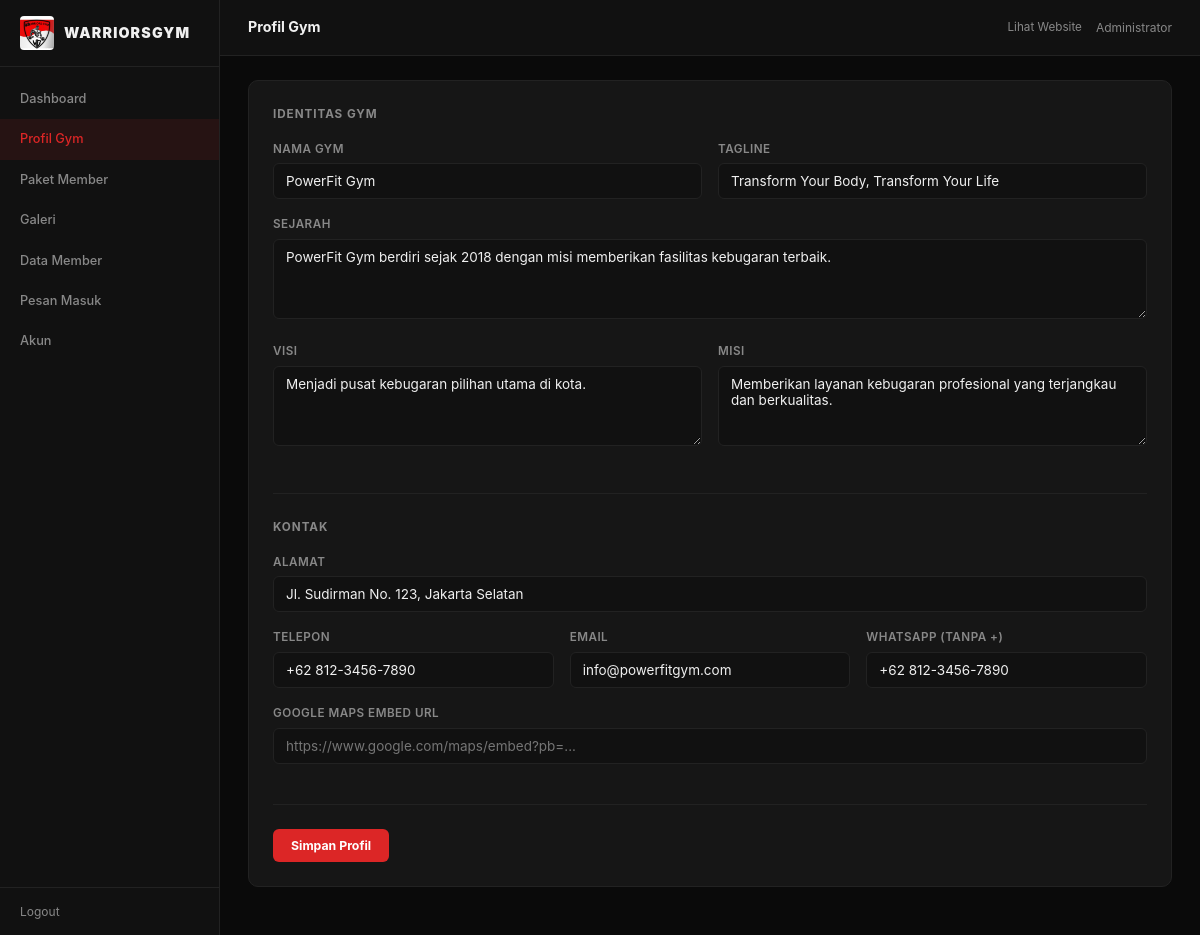
Screenshot of /admin/pages/profil.php (signed in) with the database file from the repository.
### tables this page shows
CREATE TABLE IF NOT EXISTS gym_profile (
    id          INT UNSIGNED     AUTO_INCREMENT PRIMARY KEY,
    gym_name    VARCHAR(150)     NOT NULL,
    tagline     VARCHAR(255),
    history     TEXT                                       COMMENT 'Sejarah singkat gym',
    vision      TEXT,
    mission     TEXT,
    address     VARCHAR(255),
    phone       VARCHAR(20),
    email       VARCHAR(100),
    whatsapp    VARCHAR(20),
    maps_embed  TEXT                                       COMMENT 'Embed iframe Google Maps',
    logo        VARCHAR(255)                               COMMENT 'Path file logo',
    created_by  INT UNSIGNED     NOT NULL,
    updated_at  TIMESTAMP        DEFAULT CURRENT_TIMESTAMP
                                 ON UPDATE CURRENT_TIMESTAMP,
    CONSTRAINT fk_gymprofile_admin
        FOREIGN KEY (created_by) REFERENCES admins (id)
        ON UPDATE CASCADE ON DELETE RESTRICT
);

### admin/config/db.php (called while the page is built, shortened)
<?php
function e(string $s): string {
    return htmlspecialchars($s, ENT_QUOTES, 'UTF-8');
}

### admin/pages/profil.php (the view, shortened to what this page needs)
<?php
require_once '../../config/db.php';
$pdo = db();
$profil = $pdo->query('SELECT * FROM gym_profile LIMIT 1')->fetch() ?: [];
require_once '../../includes/header.php';
?>
<form method="POST" class="form-card">
  <div class="form-section">
    <h3>Identitas Gym</h3>
    <div class="field-row cols-2">
      <div class="field">
        <label>Nama Gym</label>
        <input type="text" name="gym_name" value="<?= e($profil['gym_name'] ?? '') ?>" required>
      </div>
      <div class="field">
        <label>Tagline</label>
        <input type="text" name="tagline" value="<?= e($profil['tagline'] ?? '') ?>">
      </div>
    </div>
    <div class="field">
      <label>Sejarah</label>
      <textarea name="history" rows="3"><?= e($profil['history'] ?? '') ?></textarea>
    </div>
    <div class="field-row cols-2">
      <div class="field">
        <label>Visi</label>
        <textarea name="vision" rows="3"><?= e($profil['vision'] ?? '') ?></textarea>
      </div>
      <div class="field">
        <label>Misi</label>
        <textarea name="mission" rows="3"><?= e($profil['mission'] ?? '') ?></textarea>
      </div>
    </div>
  </div>
  <div class="form-section">
    <h3>Kontak</h3>
    <div class="field">
      <label>Alamat</label>
      <input type="text" name="address" value="<?= e($profil['address'] ?? '') ?>">
    </div>
    <div class="field-row cols-3">
      <div class="field">
        <label>Telepon</label>
        <input type="text" name="phone" value="<?= e($profil['phone'] ?? '') ?>">
      </div>
      <div class="field">
        <label>Email</label>
        <input type="email" name="email" value="<?= e($profil['email'] ?? '') ?>">
      </div>
      <div class="field">
        <label>WhatsApp (tanpa +)</label>
        <input type="text" name="whatsapp" value="<?= e($profil['whatsapp'] ?? '') ?>" placeholder="628xx">
      </div>
    </div>
    <div class="field">
      <label>Google Maps Embed URL</label>
      <input type="url" name="maps_embed" value="<?= e($profil['maps_embed'] ?? '') ?>" placeholder="https://www.google.com/maps/embed?pb=...">
    </div>
  </div>
  <div class="form-actions">
    <button type="submit" class="btn-primary">Simpan Profil</button>
  </div>
</form>
<?php require_once '../../includes/footer.php'; ?>

### admin/admin.css (style rules this page uses)
*, *::before, *::after { box-sizing: border-box; margin: 0; padding: 0; }
:root { --accent: #DC2626; --accent-lt: #EF4444; --accent-dk: #B91C1C; --bg: #0a0a0a; --bg2: #111111; --surface: #161616; --border: #222222; --text: #F0F0F0; --text2: #888888; --text3: #3a3a3a; --radius: 6px; --sidebar-w: 220px; --font: 'Inter', system-ui, sans-serif; }
html { font-size: 15px; }
body { background: var(--bg); color: var(--text); font-family: var(--font); line-height: 1.6; }
input, select, textarea, button { font-family: var(--font); font-size: .9rem; }
.field { margin-bottom: 16px; }
.field label { display: block; font-size: .78rem; font-weight: 600; color: var(--text2); margin-bottom: 5px; text-transform: uppercase; letter-spacing: .04em; }
.field input, .field select, .field textarea { width: 100%; padding: 9px 12px; background: var(--bg2); border: 1px solid var(--border); border-radius: var(--radius); color: var(--text); transition: border-color .15s; }
.field textarea { resize: vertical; min-height: 80px; }
.field-row { display: grid; gap: 16px; }
.field-row.cols-2 { grid-template-columns: 1fr 1fr; }
.field-row.cols-3 { grid-template-columns: 1fr 1fr 1fr; }
.form-card { background: var(--surface); border: 1px solid var(--border); border-radius: 10px; padding: 24px; margin-bottom: 24px; }
.form-card h3 { font-size: .9rem; font-weight: 700; margin-bottom: 18px; color: var(--text2); text-transform: uppercase; letter-spacing: .07em; }
.form-section { margin-bottom: 24px; padding-bottom: 24px; border-bottom: 1px solid var(--border); }
.form-section h3 { font-size: .78rem; font-weight: 700; color: var(--text2); text-transform: uppercase; letter-spacing: .08em; margin-bottom: 16px; }
.form-actions { display: flex; gap: 10px; margin-top: 8px; }
.btn-primary { display: inline-flex; align-items: center; gap: 6px; padding: 9px 18px; background: var(--accent); color: #fff; border: none; border-radius: var(--radius); font-size: .82rem; font-weight: 700; cursor: pointer; transition: background .15s; }

### rows the page displays
gym_profile: gym_name "PowerFit Gym", tagline "Transform Your Body, Transform Your Life", history "PowerFit Gym berdiri sejak 2018 dengan misi memberikan fasilitas kebugaran terbaik.", vision "Menjadi pusat kebugaran pilihan utama di kota.", mission "Memberikan layanan kebugaran profesional yang terjangkau dan berkualitas.", address "Jl. Sudirman No. 123, Jakarta Selatan", phone "+62 812-3456-7890", email "info@powerfitgym.com", whatsapp "+62 812-3456-7890"

### other values shown
$label "Dashboard"
$label "Profil Gym"
$label "Paket Member"
$label "Galeri"
$label "Data Member"
$label "Pesan Masuk"
$label "Akun"
$pageTitle "Profil Gym"
$_SESSION['admin_name'] "Administrator"
